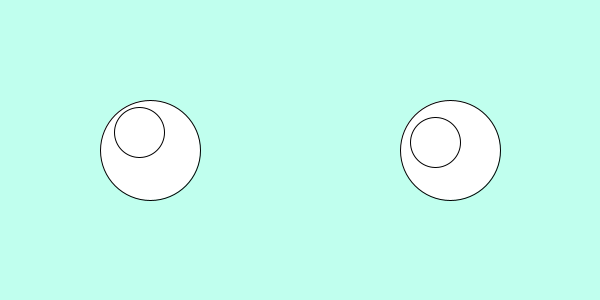
Frame 1 (no input)
Frame 60 (the mouse pressed at the canvas centre just before this capture): identical to frame 1, image omitted
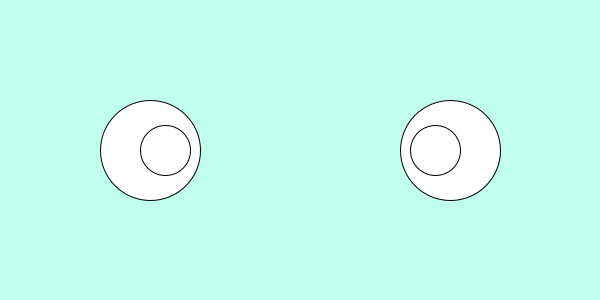
Frame 120 (the mouse held since frame 60 and released just before this capture)

The Processing sketch that drew these frames (run headless with seeded random() and noise(); from frame 60 on, the mouse is pressed at the canvas centre):

// Processing sketch: week04_02_atan2_for_x_dx_dy_cos_sin
// ── week04_02_atan2_for_x_dx_dy_cos_sin.pde
// week04_02_atan2_for_x_dx_dy_cos_sin
void setup(){
  size(600, 300);
}
void draw(){
  background(#C0FFEE); // 粉青色
  for(int x = 150; x<=450; x+=300){
  ellipse(x, 150, 100, 100); // big eyes
  float dx = mouseX-x, dy = mouseY-150;
  float a = atan2(dy, dx); // 算出角度
  ellipse(x+cos(a)*15, 150+sin(a)*25, 50, 50);
  // ellipse(150+25, 150, 50, 50); 
  }
}
